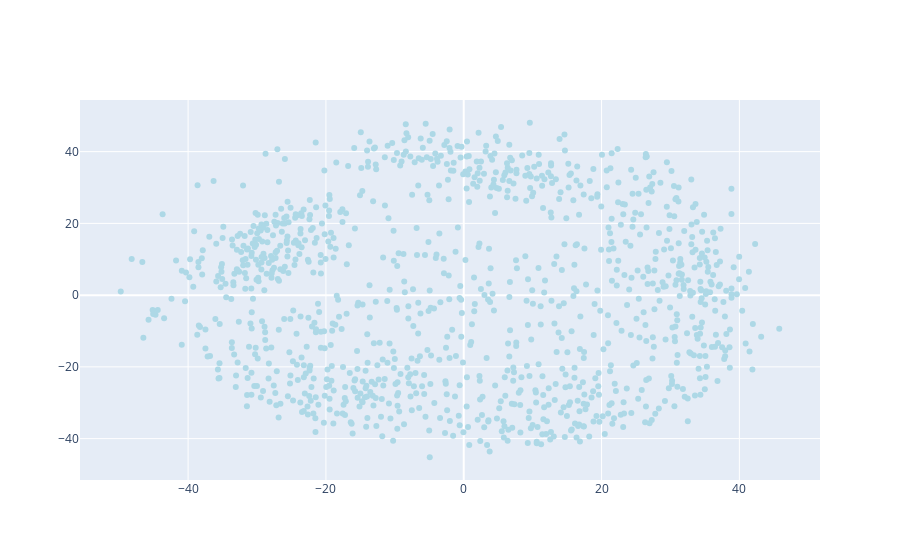

The code cell stored with this chart in its notebook:
### Code cell
data = [
    go.Scatter(
        x = mds_df.iloc[:2000,0].values,
        y = mds_df.iloc[:2000,1].values,
        text = mds_df.iloc[:2000,2].values,
        hoverinfo = 'text',
        marker = dict(
            color = 'lightblue'
        ),
        mode='markers',
        showlegend = False
    )
]

iplot(data, filename = "add-hover-text")

### Figure 1 — Plotly figure (JSON) as saved in the notebook; plotly's stock layout.template omitted (floating-point values rounded to 4 significant figures; data arrays with more than 128 entries replaced by an {"elided": "..."} marker saying what was removed)
{"data": [{"hoverinfo": "text", "marker": {"color": "lightblue"}, "mode": "markers", "showlegend": false, "text": {"elided": "1083 str values"}, "type": "scatter", "x": {"elided": "1083 float values"}, "y": {"elided": "1083 float values"}}], "layout": {}}
